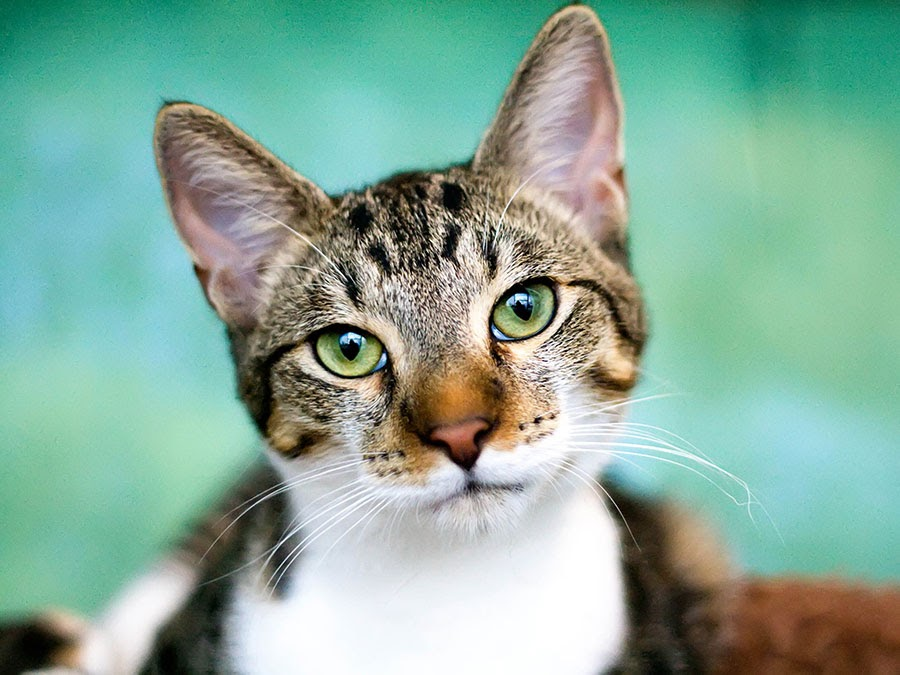
#> input picture Domestic-feline-tabby-cat.jpg, 900 x 675 px
$ jupyter execute --allow-errors Image_Compression.ipynb   (shell and % lines are left out)
#> lines starting #> are read from the running program, lines starting #| are printed output that depends on the picture
# Image Compression

A grayscale image is just a matrix where the numbers represent the intensity of a given pixel, such a matrix can be decomposed just like any other matrix using Singular Value Decomposition (SVD).

SVD is a matrix decomposition method for reducing a matrix to its constituent parts in order to make certain subsequent matrix calculations simpler.

For the case of simplicity we will focus on the SVD for real-valued matrices and ignore the case for complex numbers.
$A = U . \Sigma . V^T$

Where A is the real m x n matrix that we wish to decompose, U is an m x m matrix, Sigma ($\Sigma$) is an m x n diagonal matrix, and $V^T$ is the  transpose of an n x n matrix where T is a superscript.

The SVD can be calculated by calling python svd() function.

The function takes a matrix and returns the U, $\Sigma$ and $V^T$ elements. The Sigma diagonal matrix is returned as a vector of singular values. The V matrix is returned in a transposed form.

The original matrix can be reconstructed from the U, Sigma, and V^T elements. And if you took $r$ columns from U to make $\hat{U}$, and $r$ elements from Sigma to make $\hat{\Sigma}$ and $r$ rows from V^T to make $\hat{V}^T$, you can approximate the original matrix using $\hat{U} . \hat{\Sigma} . \hat{V}^T$

In this notebook, you will approximate a grayscale image using $r$ singular values and singular vectors from the U, Sigma and V^T matrices; hence, you compress the image into $2r$ rows and $r$ scalars only.

## Load the image

[cell 1]
import matplotlib.pyplot as plt
import numpy as np
import time
from PIL import Image

#load an image and convert it to black and white.
img = Image.open('Domestic-feline-tabby-cat.jpg')
#> img is the input picture: PIL image 900x675 RGB; mean R, G, B 134.8, 171, 154.3
imggray = img.convert('LA')
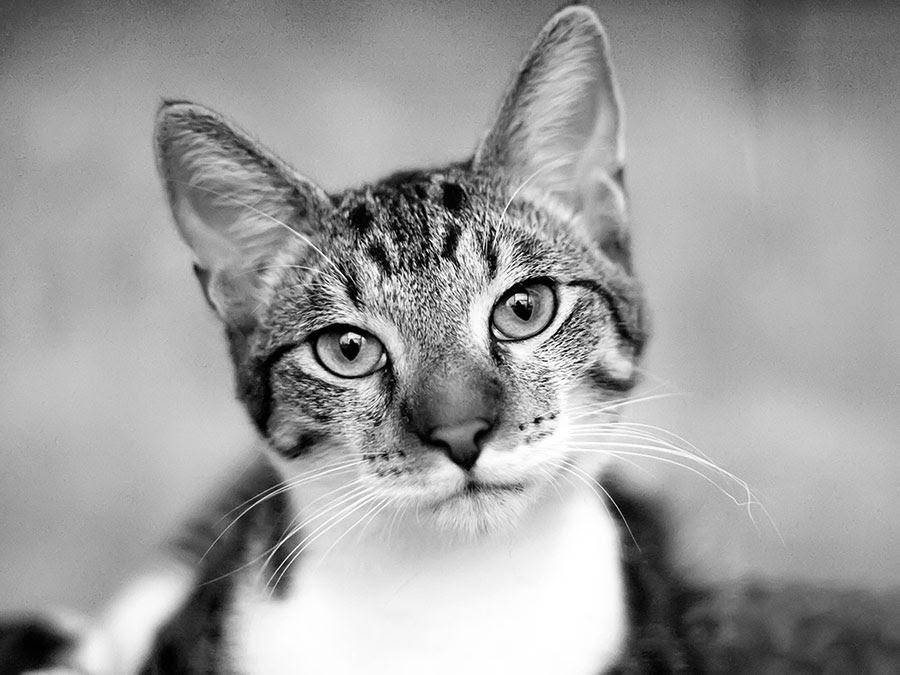
#> imggray: PIL image 900x675 LA; mean R, G, B, A 158.3, 158.3, 158.3, 255
plt.figure(figsize=(9, 6))
plt.imshow(imggray);

## Convert the image to numpy array

[cell 2]
#convert the image data into a numpy matrix, plotting the result to show the data is unchanged.
img = np.asarray(imggray)[:,:,0]
#> img: shape (675, 900)
plt.figure(figsize=(9,6))
plt.imshow(img, cmap='gray');

## Compute SVD of the image

[cell 3]
U, S, V = np.linalg.svd(img)
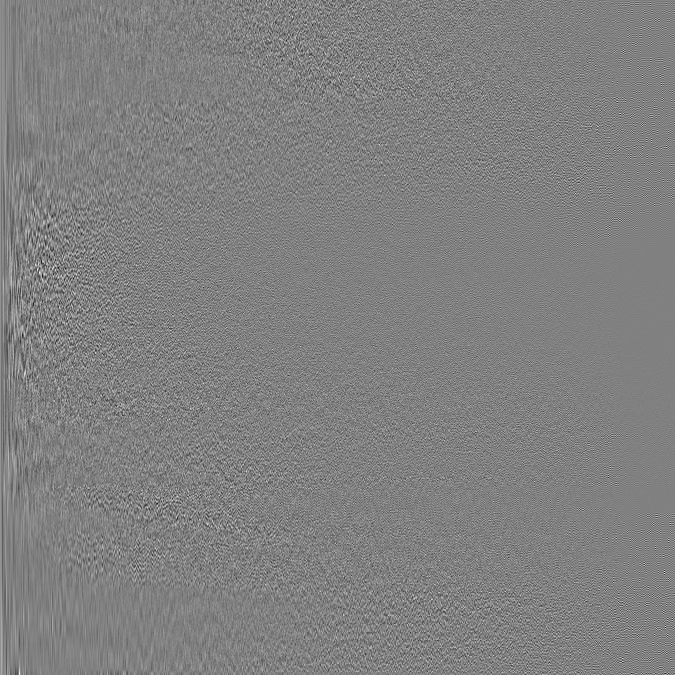
#> U: shape (675, 675) float64; min -0.289, max 0.284, mean 6.18e-05; drawn with min black and max white
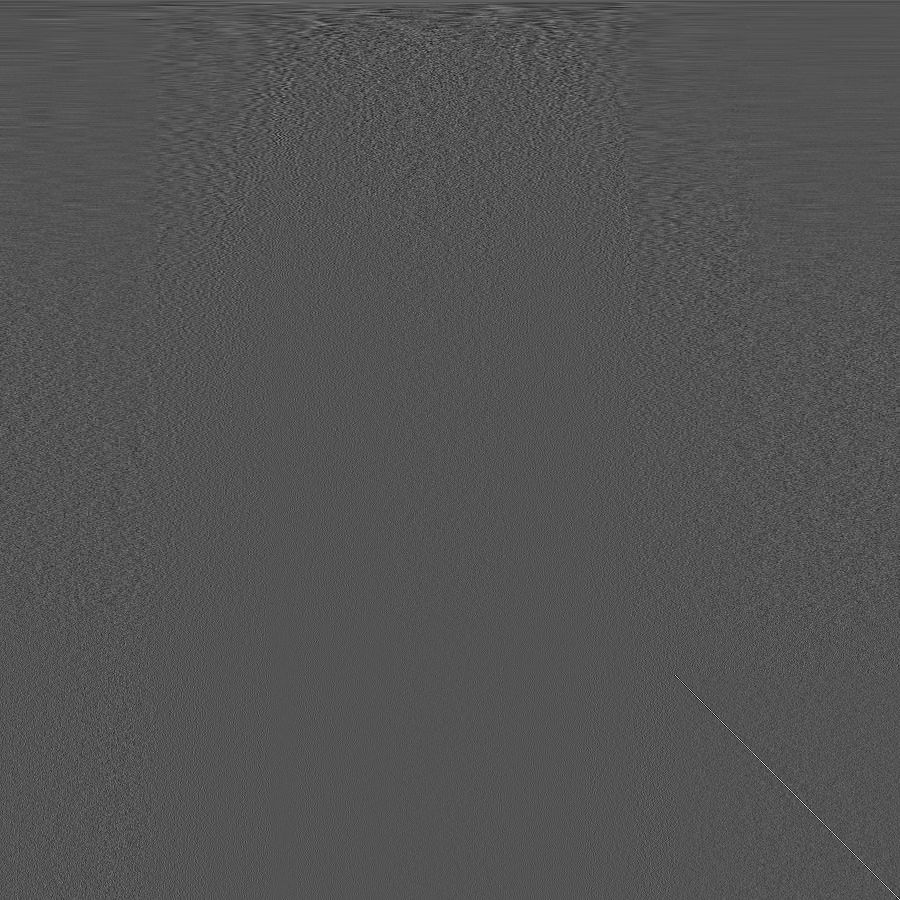
#> V: shape (900, 900) float64; min -0.265, max 0.54, mean 4.22e-05; drawn with min black and max white
#> S = 675 values, max 124605.8 at index 0, min 2.89 at index 674, mean 632

[cell 4]
V.shape
#> Out = (900, 900)

## Check if you can reconstruct the image again

Plot the image

[cell 5]
np.diag(S).shape
#> Out = (675, 675)

[cell 6]
reconstimg = np.matrix(U[:, :U.shape[0]]) * np.diag(S[:U.shape[0]]) * np.matrix(V[:U.shape[0], :])
plt.imshow(reconstimg, cmap='gray');

#> (a cell that did not finish here is left out)

## Reconstruct the image using $r = 1$

Plot the reconstructed image

[cell 8]
reconstimg = np.matrix(U[:, :1]) * np.diag(S[:1]) * np.matrix(V[:1, :])
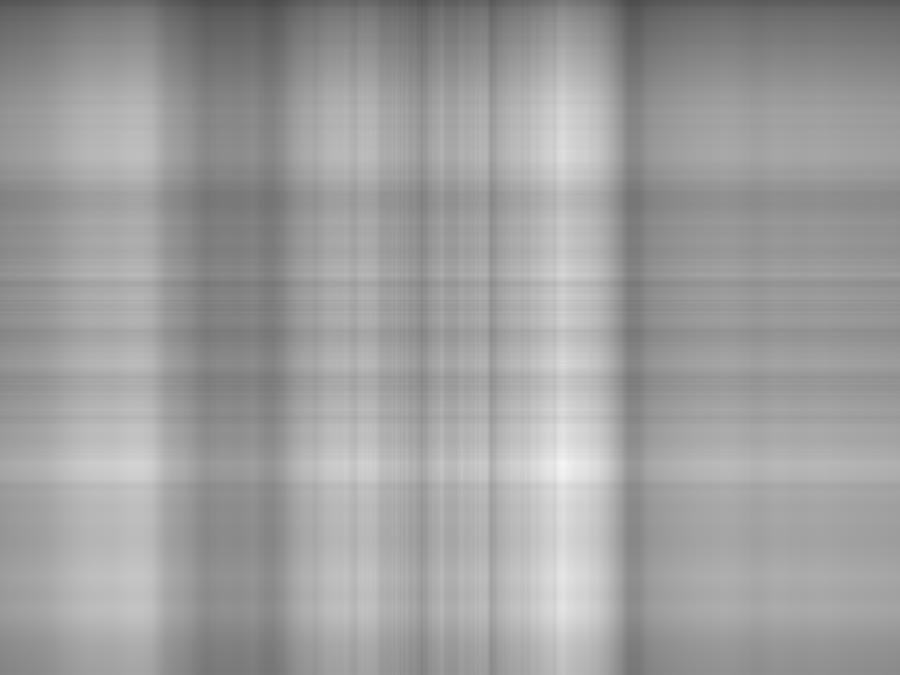
#> reconstimg: shape (675, 900) float64; min 75.12, max 245.5, mean 158.2
plt.imshow(reconstimg, cmap='gray');

## Reconstruct the image using $r = 2 \rightarrow 50$

Plot the reconstructed images

[cell 9]
for i in range(2, 51):
    reconstimg = np.matrix(U[:, :i]) * np.diag(S[:i]) * np.matrix(V[:i, :])
    plt.imshow(reconstimg, cmap='gray')
    title = f"r = {i}"
    plt.title(title)
    plt.show()
#> this loop made 49 passes
#> pass 1, `reconstimg = np.matrix(U[:, :i]) * np.diag(S[:i]) * np.matrix(V[:i, :])`:
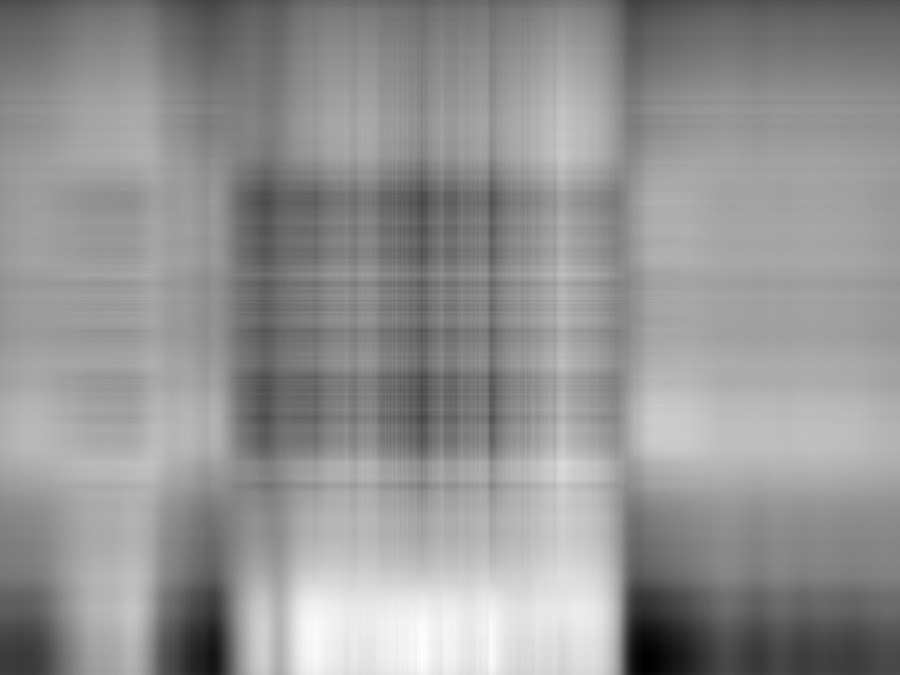
#> reconstimg: shape (675, 900) float64; min -12.97, max 282.5, mean 158.2; drawn with min black and max white
#> pass 2, `reconstimg = np.matrix(U[:, :i]) * np.diag(S[:i]) * np.matrix(V[:i, :])`:
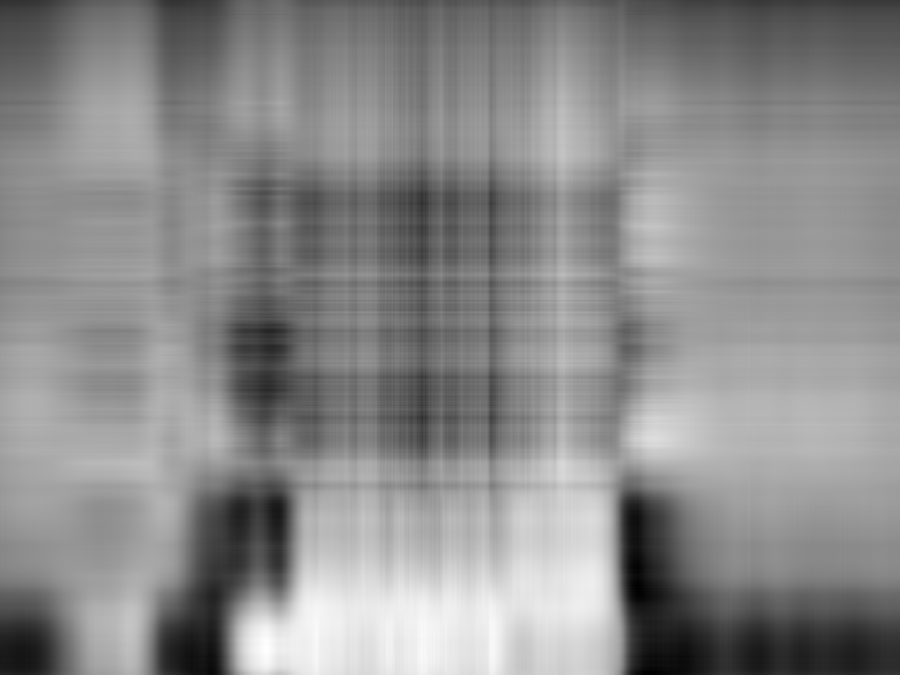
#> reconstimg: shape (675, 900) float64; min 13.44, max 279.2, mean 158.3; drawn with min black and max white
#> pass 3, `reconstimg = np.matrix(U[:, :i]) * np.diag(S[:i]) * np.matrix(V[:i, :])`:
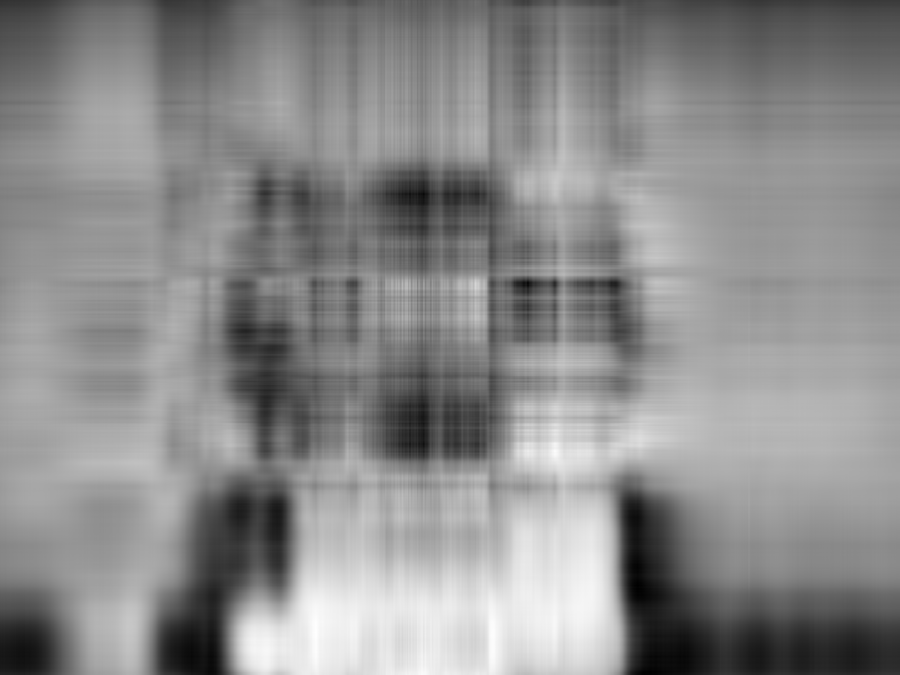
#> reconstimg: shape (675, 900) float64; min 14.63, max 277.7, mean 158.3; drawn with min black and max white
